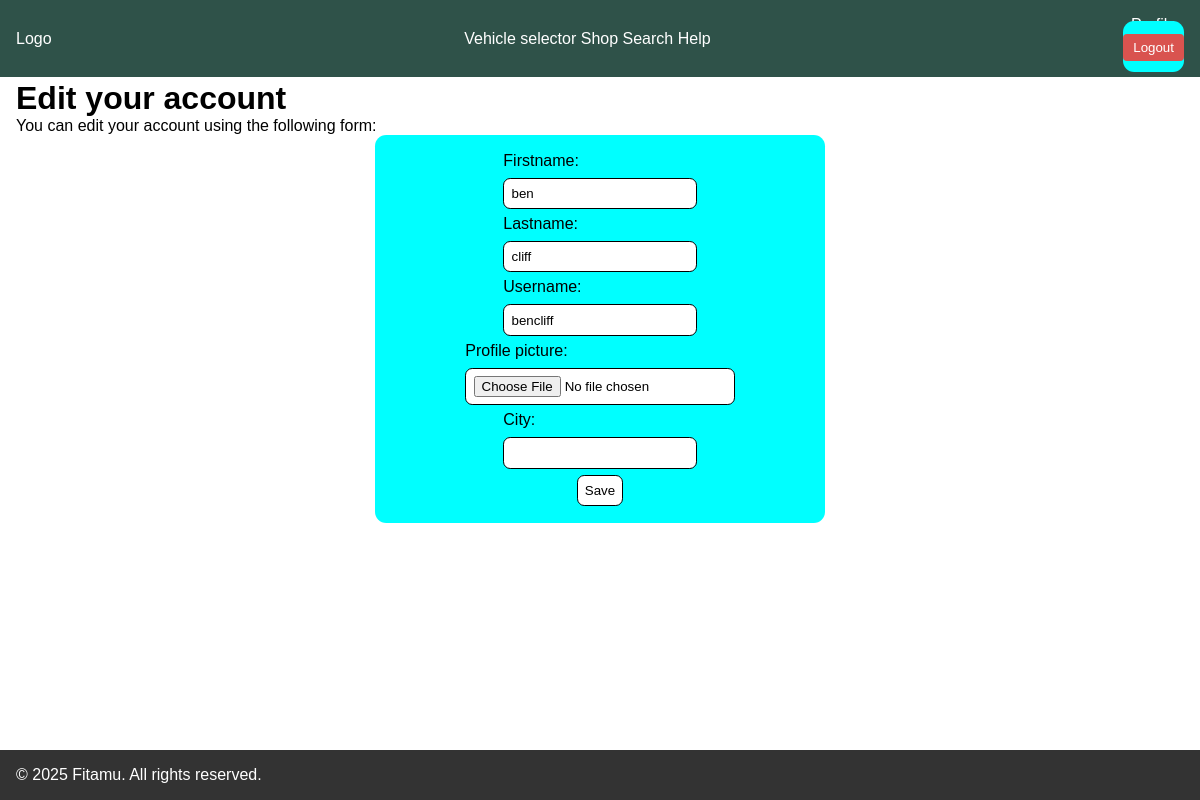
The page /accounts/edit/ (signed in) on the database its author committed.
### accounts/models.py (models this page shows, shortened)
class User(AbstractBaseUser):
    email = models.EmailField(max_length=100, unique=True)
    firstname = models.CharField(max_length=100,default='Unknown')
    lastname = models.CharField(max_length=100, default='Unknown')
    username = models.CharField(max_length=100,default='default_user')
    phone_number = models.CharField(max_length=50,default='0000000000')
    date_joined = models.DateTimeField(auto_now_add=True)
    last_login = models.DateTimeField(auto_now_add=True)
    created_date = models.DateTimeField(auto_now_add=True)
    modified_date = models.DateTimeField(auto_now_add=True)
    is_admin = models.BooleanField(default=True)
    is_staff = models.BooleanField(default=True)
    is_active = models.BooleanField(default=True)
    is_superadmin = models.BooleanField(default=True)
    is_superuser = models.BooleanField(default=True)
    USERNAME_FIELD = 'email'
    REQUIRED_FIELDS = ['username','firstname','lastname']
    objects = UserManager()

class UserProfile(models.Model):
    user = models.OneToOneField(User, on_delete=models.CASCADE, blank=True,null=True,related_name='profile')
    profile_picture = models.ImageField(upload_to='media',blank=True, null= True)
    city = models.CharField(max_length=50)
    created_at = models.DateTimeField(auto_now_add=True)
    modified_at = models.DateTimeField(auto_now=True)

### accounts/views.py (the view)
# urls.py: path('edit/',edit, name='edit'),
def edit(request):
    if request.method == 'POST':
        userform = UserEditForm(
            instance=request.user,
            data= request.POST
        )
        profileform = ProfileEditForm(
            instance=request.user.profile,
            data=request.POST,
            files= request.FILES
        )
        if userform.is_valid() and profileform.is_valid():
            userform.save()
            profileform.save()
    else:
            userform = UserEditForm(instance=request.user)
            profileform = ProfileEditForm(instance=request.user.profile)
    return render(request,'accounts/edit.html',{
            'userform':userform,
            'profileform':profileform
        })

### accounts/forms.py
class UserEditForm(forms.ModelForm):
    class Meta:
        model = User
        fields = [
            'firstname','lastname','username'
        ]

class ProfileEditForm(forms.ModelForm):
    class Meta:
        model = UserProfile
        fields = [
            'profile_picture','city'
        ]

### accounts/templates/accounts/edit.html (shortened to what this page needs)
{% extends "base.html" %}
{% load static %}
 {% block extra_css %}
 <link rel="stylesheet" href="{% static 'css/forms.css' %}">
 {% endblock %}
{% block content %}
<h1>Edit your account</h1>
<p>You can edit your account using the following form:</p>
<form method="post" enctype="multipart/form-data">
{{ userform }}
{{ profileform }}
<p><input type="submit" value="Save"></p>
</form>
{% endblock %}

### static/css/styles.css (style rules this page uses)
* { padding: 0; margin: 0; box-sizing: border-box; font-family: Verdana, Geneva, Tahoma, sans-serif; }
body { height: 100vh; display: flex; flex-direction: column; }

### static/css/forms.css (style rules this page uses)
form { display: flex; flex-direction: column; align-items: center; gap: 6px; background-color: aqua; margin: 0 auto; width: 450px; padding: 1.04rem 0; border-radius: 0.7rem; }
form label { display: block; margin-bottom: 0.5rem; }
form input { outline: none; padding: 0.45rem; border: 1px solid black; border-radius: 0.45rem; background-color: white; }

### rows shown on the page
User: firstname "ben", lastname "cliff", username "bencliff"

### other values the page prints
{{ year|default:2025 }} "2025"
